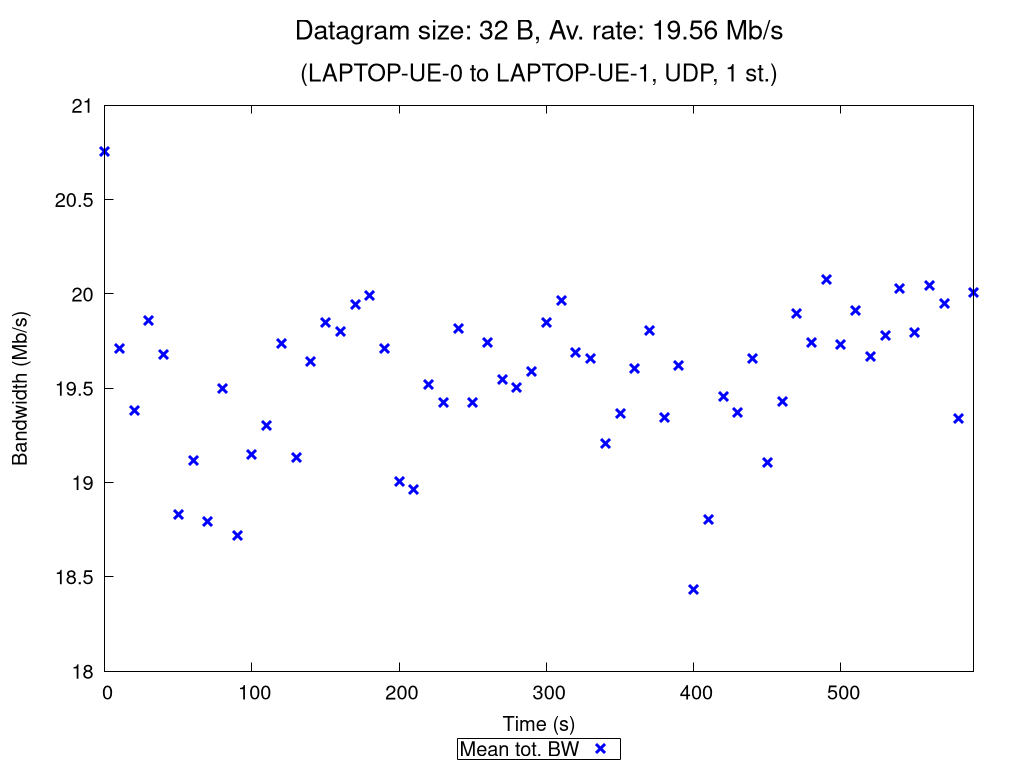

Reproduce this figure in gnuplot.
set terminal pngcairo nocrop enhanced size 1024,768 font "Verdana,15"
set output "UDP_1_st_2020_10_17_16-58-47_one2two_00032B.png"

set title "{/=20 Datagram size: 32 B, Av. rate: 19.56 Mb/s}\n\n{/=18 (LAPTOP-UE-0 to LAPTOP-UE-1, UDP, 1 st.)}"

set xlabel "Time (s)"
set ylabel "Bandwidth (Mb/s)"
set ytics nomirror
set key bmargin center horizontal box samplen 1 width -1
set bmargin 4.6
set rmargin 4.5

rf = 1000000.0  # rate factor
set style fill transparent solid 0.2 noborder
set autoscale xfix
plot "UDP_1_st_2020_10_17_16-58-47_one2two_00032B_iperf_processed.dat" using 1:($2/rf-$3/rf):($2/rf+$3/rf) with filledcurves lc rgb "blue" notitle, \
     "" using 1:($2/rf) with points pt 2 ps 1.5 lw 3 lc rgb "blue" title "Mean tot. BW", \
